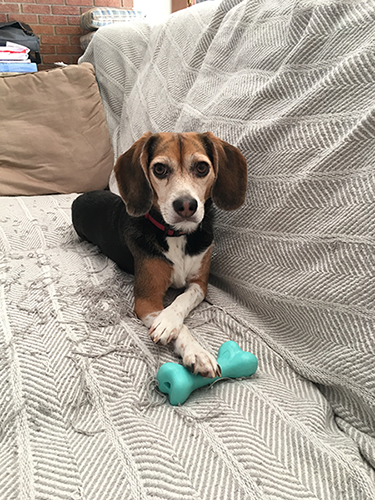
#> input picture Chapter11/jemma.png, 375 x 500 px
$ jupyter execute convolutions.ipynb
#> lines starting #> are read from the running program, lines starting #| are printed output that depends on the picture
[cell 1]
from skimage.exposure import rescale_intensity
import numpy as np
import cv2

[cell 2]
def convolve(image, K):

    #grabbing the spatial dimensions of image and kernel
    (iH, iW) = image.shape[:2]
    (kH, kW) = K.shape[:2]

    #allocating memory for output image, taking care to pad the boarders
    #of the input image so that the spetial size(1.e, width and hight) are
    #not reduced
    pad = (kW - 1) // 2

    image = cv2.copyMakeBorder(image, pad, pad, pad, pad, cv2.BORDER_REPLICATE)

    output = np.zeros((iH, iW), dtype = 'float')

    #applying the convolution
    for y in np.arange(pad, iH+pad):
        for z in np.arange(pad, iW+pad):
            #roi is the small portion of image equal in dimensions to Kernal, that we will convolve with kernel
            roi = image[y-pad: y+pad+1, z-pad: z+pad+1]

            k = (roi * K).sum()     #actual convolution process

            output[y-pad, z-pad] = k
    output = rescale_intensity(output, in_range = (0, 255))
    output = (output * 255).astype('uint8')

    return output

[cell 3]
#constructing average blurring kernels used to smooth an image
smallBlur = np.ones((7, 7), dtype = 'float')*(1.0 / (7*7))
largeBlur = np.ones((21, 21), dtype = 'float')*(1.0 / (21*21))

#constructing a sharpening filter
sharpen = np.array(([0, -1, 0], [-1, 5, -1], [0, -1, 0]), dtype = 'int')

#Laplacian Kernel for edge detection
laplacian = np.array(([0, 1, 0], [1, -4, 1], [0, 1, 0]), dtype = 'int')

#Sobel x-axis kernel
sobelX = np.array(([-1, 0, 1], [-2, 0, 2], [-1, 0, 1]), dtype = 'int')

#sobel y-axis kernel
sobelY = np.array(([-1, -2, 1], [0, 0, 0], [1, 2, 1]), dtype = 'int')

#construct an emboss kernel
emboss = np.array(([-2, -1, 0], [-1, 1, 1], [0, 1, 2]), dtype = 'int')

[cell 4]
#constructing Kernel Bank
kernelBank = (
            ('small-blur', smallBlur),
            ('large-blur', largeBlur),
            ('sharpen', sharpen),
            ('laplacian', laplacian),
            ('sobel_x', sobelX),
            ('sobel_y', sobelY),
            ('emboss', emboss))

[cell 5]
#loading the image and converting to grayscale
image = cv2.imread('jemma.png')
#> image is the input picture: shape (500, 375, 3); mean B, G, R 151.5, 162.1, 170.1
gray = cv2.cvtColor(image, cv2.COLOR_BGR2GRAY)
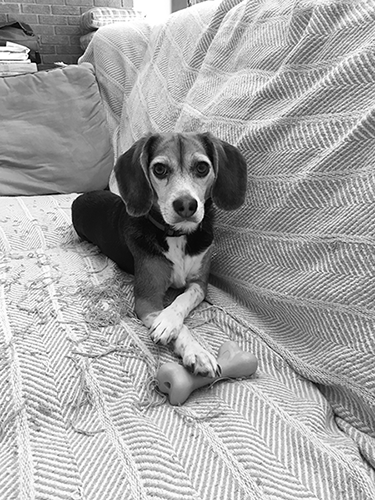
#> gray: shape (500, 375); min 0, max 255, mean 163.3

#loop over the kernels
for (kernelName, K) in kernelBank:

    #applying the kernel to the grayscale image using both our custom 'convolve'
    #function and OpenCV's 'filter2D' function

    print("[INFO] applying {} kernel".format(kernelName))
    convolveOutput = convolve(gray, K)
    opencvOutput = cv2.filter2D(gray, -1, K)

    #showing the output images
    cv2.imshow('Original', gray)
    cv2.imshow("{} - convolve".format(kernelName), convolveOutput)
    cv2.imshow("{} - opencv".format(kernelName), opencvOutput)
    cv2.waitKey(0)
#> this loop made 7 passes
#> pass 1, in convolve, `image = cv2.copyMakeBorder(image, pad, pad, pad, pad, cv2.BORDER_REPLI..`:
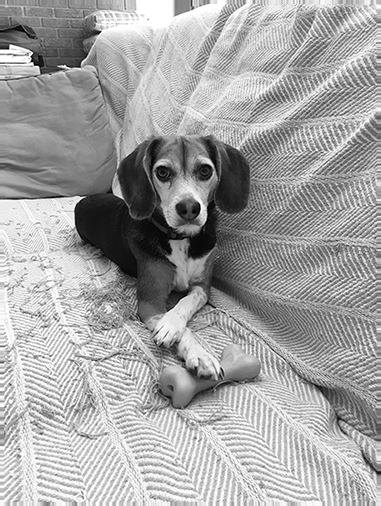
#> image: shape (506, 381); min 0, max 255, mean 163.9
#> pass 1, `convolveOutput = convolve(gray, K)`:
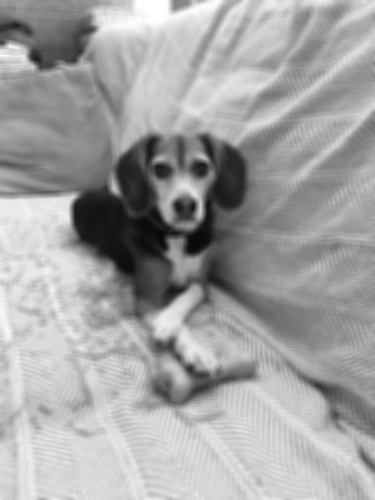
#> convolveOutput: shape (500, 375); min 9, max 255, mean 162.8
#> pass 2, in convolve (call 2), `image = cv2.copyMakeBorder(image, pad, pad, pad, pad, cv2.BORDER_REPLI..`:
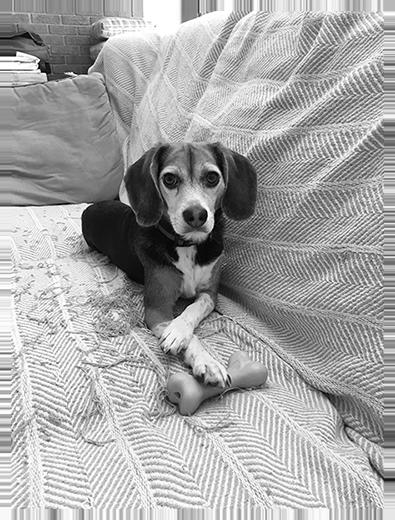
#> image: shape (520, 395); min 0, max 255, mean 165.2
